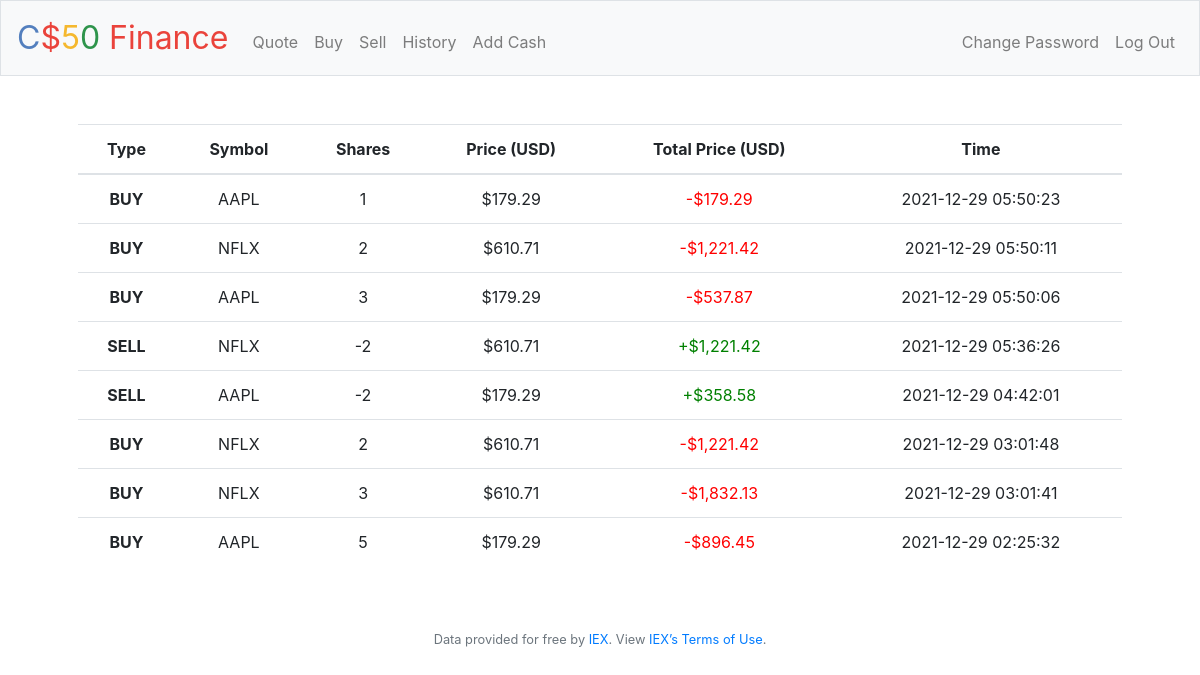
The app's page /history (signed in) with its own data.
### tables this page shows
CREATE TABLE purchase (id INTEGER, user_id NUMERIC NOT NULL, type TEXT NOT NULL,symbol TEXT NOT NULL, name TEXT NOT NULL,shares INTEGER NOT NULL, price NUMERIC NOT NULL, timestamp DEFAULT CURRENT_TIMESTAMP, PRIMARY KEY(id), FOREIGN KEY(user_id) REFERENCES users(id));

### application.py (the view)
@app.route("/history")
@login_required
def history():
    transaction_info = db.execute(
        "SELECT type, symbol, price, shares, timestamp FROM purchase WHERE user_id = ? ORDER BY timestamp DESC", session["user_id"])
    return render_template("history.html", transaction_info=transaction_info, usd=usd)

### application.py (called while the page is built)
@app.after_request
def after_request(response):
    response.headers["Cache-Control"] = "no-cache, no-store, must-revalidate"
    response.headers["Expires"] = 0
    response.headers["Pragma"] = "no-cache"
    return response

### helpers.py (called while the page is built)
def login_required(f):
    @wraps(f)
    def decorated_function(*args, **kwargs):
        if session.get("user_id") is None:
            return redirect("/login")
        return f(*args, **kwargs)
    return decorated_function

def usd(value):
    return f"${value:,.2f}"

### templates/history.html (shortened to what this page needs)
{% extends "layout.html" %}
{% block main %}
    <table class="table">
        <thead>
            <tr>
                <th scope="col">Type</th>
                <th scope="col">Symbol</th>
                <th scope="col">Shares</th>
                <th scope="col">Price (USD)</th>
                <th scope="col">Total Price (USD)</th>
                <th scope="col">Time</th>
            </tr>
        </thead>
        <tbody>
            {% for record in transaction_info %}
                <tr>
                    <td><b> {{ record["type"] }} </b></td>
                    <td> {{ record["symbol"] }}</td>
                    <td> {{ record["shares"] }}</td>
                    <td> {{ usd(record["price"]) }} </td>
                    {% if record["type"] == "SELL" %}
                        <td><font color="green"> +{{ usd(record["price"] * -record["shares"]) }} </font></td>
                    {% elif record["type"] == "ADD CASH" %}
                        <td><font color="green"> +{{ usd(record["price"] * record["shares"]) }} </font></td>
                    {% elif record["type"] == "BUY" %}
                        <td><font color="red"> -{{ usd(record["price"] * record["shares"]) }} </font></td>
                    {% endif %}
                    <td> {{ record["timestamp"] }}</td>
                </tr>
            {% endfor %}
        </tbody>
    </table>
{% endblock %}

### templates/layout.html (shortened to what this page needs)
<!DOCTYPE html>
<html lang="en">
    <head>
        <link rel="stylesheet" href="https://cdn.jsdelivr.net/npm/bootstrap@4.5.3/dist/css/bootstrap.min.css">
        <link href="/static/styles.css" rel="stylesheet">
    </head>
    <body>
        <nav class="navbar navbar-expand-md navbar-light bg-light border">
            <a class="navbar-brand" href="/"><span class="blue">C</span><span class="red">$</span><span class="yellow">5</span><span class="green">0</span> <span class="red">Finance</span></a>
            <div class="collapse navbar-collapse" id="navbar">
                {% if session.user_id %}
                    <ul class="navbar-nav mr-auto mt-2">
                        <li class="nav-item"><a class="nav-link" href="/quote">Quote</a></li>
                        <li class="nav-item"><a class="nav-link" href="/buy">Buy</a></li>
                        <li class="nav-item"><a class="nav-link" href="/sell">Sell</a></li>
                        <li class="nav-item"><a class="nav-link" href="/history">History</a></li>
                        <li class="nav-item"><a class="nav-link" href="/add_cash">Add Cash</a></li>
                    </ul>
                    <ul class="navbar-nav ml-auto mt-2">
                        <li class="nav-item"><a class="nav-link" href="/changepassword">Change Password</a></li>
                        <li class="nav-item"><a class="nav-link" href="/logout">Log Out</a></li>
                    </ul>
                {% else %}
                    <ul class="navbar-nav ml-auto mt-2">
                        <li class="nav-item"><a class="nav-link" href="/register">Register</a></li>
                        <li class="nav-item"><a class="nav-link" href="/login">Log In</a></li>
                    </ul>
                {% endif %}
            </div>
        </nav>
        <main class="container p-5">
            {% block main %}{% endblock %}
        </main>
        <footer class="small text-center text-muted">
            Data provided for free by <a href="https://iextrading.com/developer">IEX</a>. View <a href="https://iextrading.com/api-exhibit-a/">IEX’s Terms of Use</a>.
        </footer>
    </body>
</html>

### static/styles.css (style rules this page uses)
nav .navbar-brand { font-size: xx-large; }
nav .navbar-brand .blue { color: #537fbe; }
nav .navbar-brand .red { color: #ea433b; }
nav .navbar-brand .yellow { color: #f5b82e; }
nav .navbar-brand .green { color: #2e944b; }
main { overflow-x: auto; text-align: center; }

### records on screen
purchase: type "BUY", symbol "AAPL", shares "1", price "$179.29", usd(record['price']*record['shares']) "$179.29", timestamp "2021-12-29 05:50:23"
purchase: type "BUY", symbol "NFLX", shares "2", price "$610.71", usd(record['price']*record['shares']) "$1,221.42", timestamp "2021-12-29 05:50:11"
purchase: type "BUY", symbol "AAPL", shares "3", price "$179.29", usd(record['price']*record['shares']) "$537.87", timestamp "2021-12-29 05:50:06"
purchase: type "SELL", symbol "NFLX", shares "-2", price "$610.71", price+shares "$1,221.42", timestamp "2021-12-29 05:36:26"
purchase: type "SELL", symbol "AAPL", shares "-2", price "$179.29", price+shares "$358.58", timestamp "2021-12-29 04:42:01"
purchase: type "BUY", symbol "NFLX", shares "2", price "$610.71", usd(record['price']*record['shares']) "$1,221.42", timestamp "2021-12-29 03:01:48"
purchase: type "BUY", symbol "NFLX", shares "3", price "$610.71", usd(record['price']*record['shares']) "$1,832.13", timestamp "2021-12-29 03:01:41"
purchase: type "BUY", symbol "AAPL", shares "5", price "$179.29", usd(record['price']*record['shares']) "$896.45", timestamp "2021-12-29 02:25:32"
